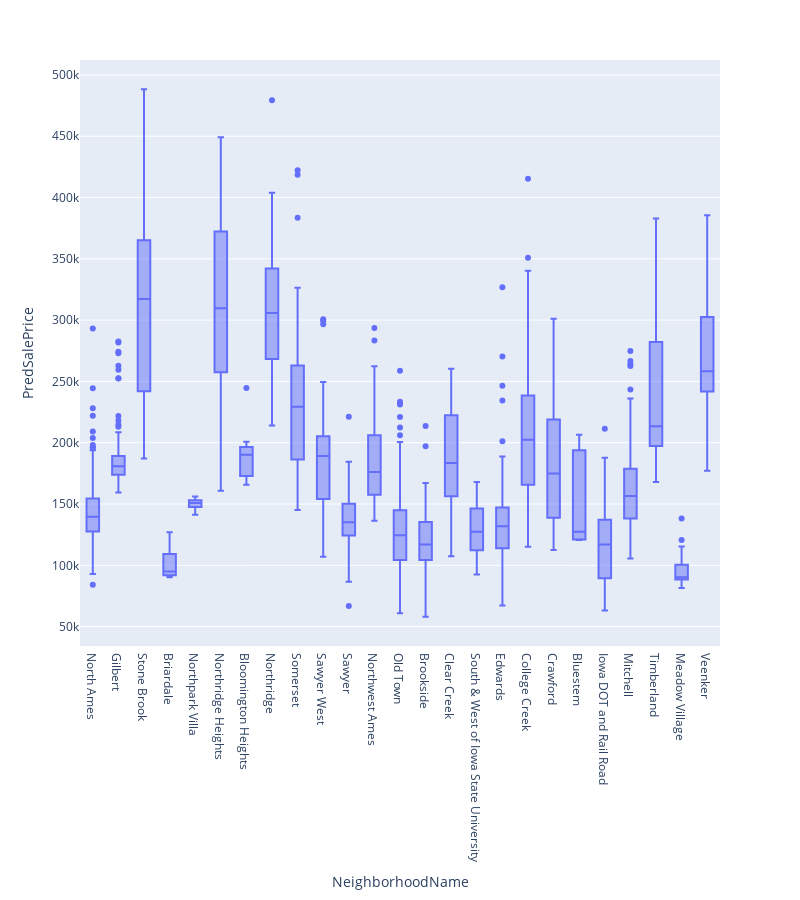

The notebook cell this image was saved under:
### Code cell
fig = px.box(X_test_for_pred, x="NeighborhoodName", y="PredSalePrice", width=800, height=900)
fig.show()

### Figure 1 — Plotly figure (JSON) as saved in the notebook; plotly's stock layout.template omitted (floating-point values rounded to 4 significant figures; data arrays with more than 128 entries replaced by an {"elided": "..."} marker saying what was removed)
{"data": [{"alignmentgroup": "True", "hovertemplate": "NeighborhoodName=%{x}<br>PredSalePrice=%{y}<extra></extra>", "legendgroup": "", "marker": {"color": "#636efa"}, "name": "", "notched": false, "offsetgroup": "", "orientation": "v", "showlegend": false, "type": "box", "x": {"elided": "1459 str values"}, "x0": " ", "xaxis": "x", "y": {"elided": "1459 float values"}, "y0": " ", "yaxis": "y"}], "layout": {"boxmode": "group", "height": 900, "legend": {"tracegroupgap": 0}, "margin": {"t": 60}, "width": 800, "xaxis": {"anchor": "y", "domain": [0, 1], "title": {"text": "NeighborhoodName"}}, "yaxis": {"anchor": "x", "domain": [0, 1], "title": {"text": "PredSalePrice"}}}}
